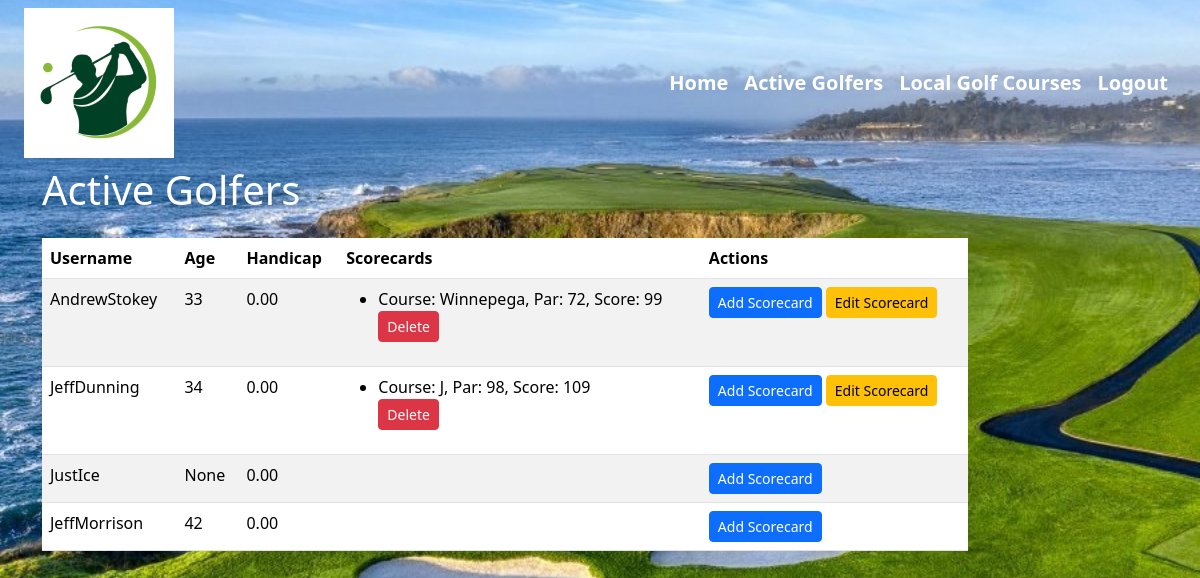
Page /golfers_unite_app/active-golfers/ (signed in) on the committed database.
### golfers_unite_app/models.py (models this page shows, shortened)
class Golfer(models.Model):
    user = models.OneToOneField(User, on_delete=models.CASCADE)
    bio = models.TextField(blank=True)
    handicap = models.DecimalField(max_digits=5, decimal_places=2, default=0)
    age = models.PositiveIntegerField(blank=True, null=True)

class Scorecard(models.Model):
    golfer = models.ForeignKey(Golfer, on_delete=models.CASCADE)
    date_played = models.DateField(default=timezone.now)
    course_name = models.CharField(max_length=100)
    score = models.PositiveIntegerField()
    par = models.PositiveIntegerField()
    holes = models.PositiveIntegerField(default=0)

### golfers_unite_app/views.py (the view)
# urls.py: path('golfers_unite_app/active-golfers/', views.active_golfers_view, name='active_golfers'),
@login_required
def active_golfers_view(request):
    golfers = Golfer.objects.all()
    return render(request, 'golfers_unite_app/active_golfers.html', {'golfers': golfers})

### golfers_unite_app/templates/golfers_unite_app/active_golfers.html (shortened to what this page needs)
{% extends "golfers_unite_app/base_template.html" %}
{% block content %}
    <h1 class="mb-4 text-white">Active Golfers</h1>
    <div class="table-responsive">
        <table class="table table-striped table-hover">
            <thead class="bg-dark text-white">
                <tr>
                    <th scope="col">Username</th>
                    <th scope="col">Age</th>
                    <th scope="col">Handicap</th>
                    <th scope="col">Scorecards</th>
                    <th scope="col">Actions</th>
                </tr>
            </thead>
            <tbody>
                {% for golfer in golfers %}
                    <tr>
                        <td>{{ golfer.user.username }}</td>
                        <td>{{ golfer.age }}</td>
                        <td>{{ golfer.handicap }}</td>
                        <td>
                            <ul>
                                {% for scorecard in golfer.scorecard_set.all %}
                                    <li>Course: {{ scorecard.course_name }}, Par: {{ scorecard.par }}, Score: {{ scorecard.score }}</li>
                                    <form action="{% url 'delete_scorecard' scorecard_id=scorecard.id %}" method="post">
                                        <button type="submit" class="btn btn-sm btn-danger" onclick="return confirm('Are you sure you want to delete this scorecard?')">Delete</button>
                                    </form>
                                {% endfor %}
                            </ul>
                        </td>
                        <td>
                            <a href="{% url 'add_scorecard' golfer_id=golfer.id %}" class="btn btn-sm btn-primary">Add Scorecard</a>
                            {% if golfer.scorecard_set.all %}
                                <a href="{% url 'edit_scorecard' scorecard_id=golfer.scorecard_set.first.id %}" class="btn btn-sm btn-warning">Edit Scorecard</a>
                            {% endif %}
                        </td>
                    </tr>
                {% endfor %}
            </tbody>
        </table>
    </div>
{% endblock %}

### rows in the picture
Golfer: user.username "AndrewStokey", age "33", handicap "0.00", shows "Edit Scorecard"
Scorecard: course_name "Winnepega", par "72", score "99"
Golfer: user.username "JeffDunning", age "34", handicap "0.00", shows "Edit Scorecard"
Scorecard: course_name "J", par "98", score "109"
Golfer: user.username "JustIce", age "None", handicap "0.00"
Golfer: user.username "JeffMorrison", age "42", handicap "0.00"
